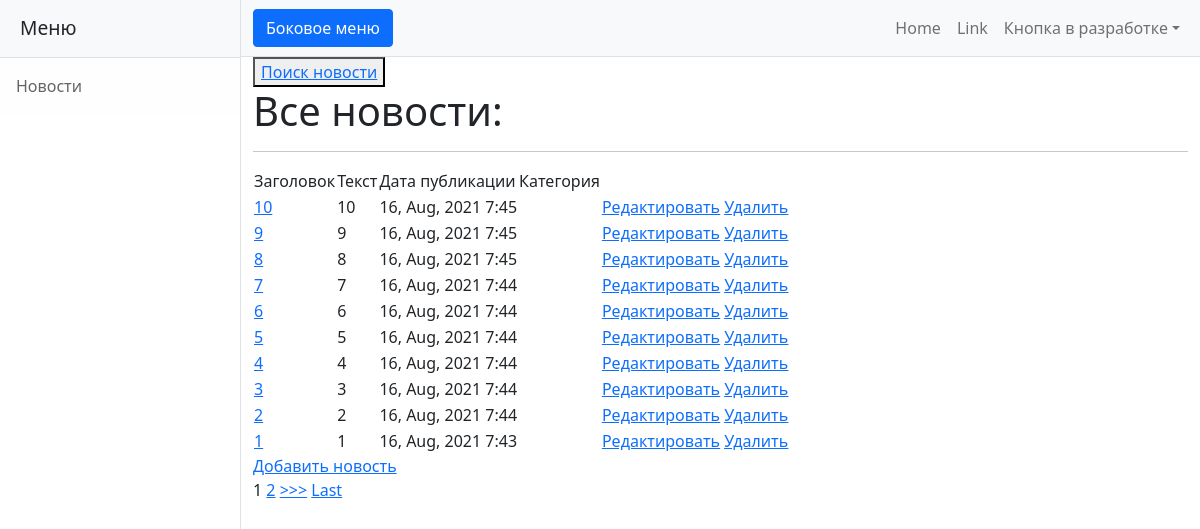
Page /post/ on the earlier database version.
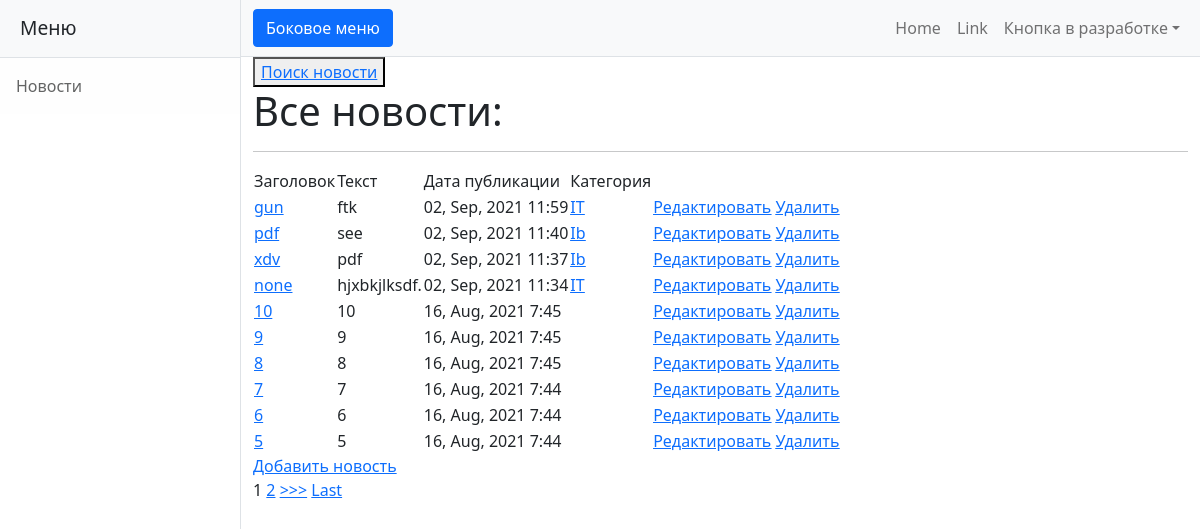
Same page on the later database version.
### simpleapp/models.py (models this page shows, shortened)
class Post(models.Model):
    TYPES = (
        ("Статья", "Статья"),
        ("Новость", "Новость")
    )
    author = models.ForeignKey(Author, on_delete=models.CASCADE)
    type = models.CharField(max_length=16, choices=TYPES, default='Статья')
    date_creation = models.DateTimeField(auto_now_add=True)
    category = models.ManyToManyField(Category, through='PostCategory')
    title = models.CharField(max_length=255, unique=True)
    text = models.TextField()
    _post_rating = models.SmallIntegerField(default=0, db_column="post_rating")
    @property
    def post_rating(self):
        return self._post_rating

class Category(models.Model):
    category = models.CharField(max_length=256, unique=True)
    subscribers = None

### simpleapp/views.py (the view)
# urls.py: path('', ProductsList.as_view()),
class ProductsList(ListView):
    model = Post
    template_name = 'post.html'
    context_object_name = 'post'
    ordering = ['-id']
    paginate_by = 10
    def post(self, request, *args, **kwargs):
        form = self.form_class(request.POST)
        if form.is_valid():
            form.save()
        return super().get(request, *args, **kwargs)

### templates/post.html (shortened to what this page needs)
{% extends 'flatpages/base.html' %}
{% block content %}
<button><a href="./post_search"> Поиск новости </a></button>
<h1>Все новости:</h1>
    <hr>
    {% if post %}
        <table>
            <thead>
                <tr>
                    <td>
                        Заголовок
                    </td>
                    <td>
                        Текст
                    </td>
                    <td>
                        Дата публикации
                    </td>
                    <td>
                        Категория
                    </td>
                </tr>
            </thead>
            {% for post in post %}
            <tr>
                <td>
                    <a href="{% url 'post_detail' post.id %}">{{ post.title }}</a>
                </td>
                <td>
                    {{ post.text|truncatechars:50 }}
                </td>
                <td>
                    {{ post.date_creation|date:'d, M, Y G:i' }}
                </td>
                <td>
                    <a href="categories?title__icontains=&_post_rating__gt=&date_creation__date__gte=&author__user__username__icontains=&category__icontains={{post.category}} "><u>{% for a in post.category.all %} {{ a.category }} {% endfor %}<u></a>
                </td>
                <td>
                <a href="{% url 'post_update' post.id %}"><u>Редактировать</u></a>
                <a href="{% url 'post_delete' post.id %}"><u> Удалить </u></a>
                </td>
            </tr>
            {% endfor %}
        </table>
    {% else %}
        <h2>Новостей нет!</h2>
    {% endif %}
    <a href="{% url 'post_create' %}">Добавить новость</a> <br>
{% if is_paginated %}
    {% for num in page_obj.paginator.page_range %}
        {% if page_obj.number == num %}
            <a>{{ num }}</a>
        {% elif num > page_obj.number|add:'-3' and num < page_obj.number|add:'3' %}
            <a href="?page={{ num }}">{{ num }}</a>
        {% endif %}
    {% endfor %}
    {% if page_obj.has_next %}
        <a href="?page={{ page_obj.next_page_number }}">>>></a>
        <a href="?page={{ page_obj.paginator.num_pages }}">Last</a>
    {% endif %}
{% endif %}
{% endblock content %}

### templates/flatpages/base.html (shortened to what this page needs)
{% load static %}
<!DOCTYPE html>
<html lang="en">
    <head>
        <link href='{%static "css/styles.css"%}' rel="stylesheet" />
    </head>
    <body>
        <div class="d-flex" id="wrapper">
            <div class="border-end bg-white" id="sidebar-wrapper">
                <div class="sidebar-heading border-bottom bg-light">Меню</div>
                <div class="list-group list-group-flush">
                    <a class="list-group-item list-group-item-action list-group-item-light p-3" href="/post">Новости</a>
                </div>
            </div>
            <div id="page-content-wrapper">
                <nav class="navbar navbar-expand-lg navbar-light bg-light border-bottom">
                    <div class="container-fluid">
                        <button class="btn btn-primary" id="sidebarToggle">Боковое меню</button>
                        <div class="collapse navbar-collapse" id="navbarSupportedContent">
                            <ul class="navbar-nav ms-auto mt-2 mt-lg-0">
                                <li class="nav-item active"><a class="nav-link" href="#!">Home</a></li>
                                <li class="nav-item"><a class="nav-link" href="#!">Link</a></li>
                                <li class="nav-item dropdown">
                                    <a class="nav-link dropdown-toggle" id="navbarDropdown" href="#" role="button" data-bs-toggle="dropdown" aria-haspopup="true" aria-expanded="false">Кнопка в разработке</a>
                                </li>
                            </ul>
                        </div>
                    </div>
                </nav>
                <div class="container-fluid">
        {% block body %}
        {% block content %}{% endblock content %}
        {% endblock body %}
                </div>
            </div>
        </div>
    </body>
</html>

Differences in the rows shown:
no longer on this page (row unchanged): Post: title "4", text "4", date_creation "16, Aug, 2021 7:44"
no longer on this page (row unchanged): Post: title "3", text "3", date_creation "16, Aug, 2021 7:44"
no longer on this page (row unchanged): Post: title "2", text "2", date_creation "16, Aug, 2021 7:44"
no longer on this page (row unchanged): Post: title "1", text "1", date_creation "16, Aug, 2021 7:43"
added Post: title "gun", text "ftk", date_creation "02, Sep, 2021 11:59"
now on this page (row unchanged): Category: category "IT"
added Post: title "pdf", text "see", date_creation "02, Sep, 2021 11:40"
added Category: category "Ib"
added Post: title "xdv", text "pdf", date_creation "02, Sep, 2021 11:37"
added Post: title "none", text "hjxbkjlksdf.", date_creation "02, Sep, 2021 11:34"
